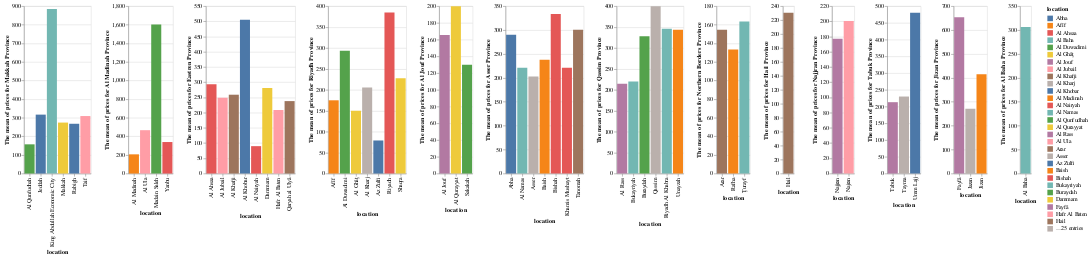

Notebook cell for this chart:
### Markdown cell above
####  Here we can see the sum of prices for each cities in the province 
- In Makkah province Jeddah was the higher city that people come to and spend there money
- In Al Madinah province Al Madinah city was the higher city that people come to and spend there money
- In Eastren province Dammam and Al Khobar was the higher city that people come to and spend there money
- In Riyadh province Riyadh was the higher city that people come to and spend there money
- In Al Jouf province Sakakah and Al Jouf was the higher city that people come to and spend there money
- In Asser province Abha was the higher city that people come to and spend there money
- In Qassim province Buraydah was the higher city that people come to and spend there money
- In Broders province Turayf was the higher city that people come to and spend there money
- In Hail province Hail was the higher city that people come to and spend there money
- In Najjran province Najjran was the higher city that people come to and spend there money
- In Tabuk province Umm Lajj and Tabuk was the higher city that people come to and spend there money
- In Jizan province Jazan was the higher city that people come to and spend there money
- In Al Baha province Al Baha was the higher city that people come to and spend there money

### Code cell
rem1 = alt.Chart(df[ df["Region"]=="Makkah_Province"  ]).mark_bar().encode(
   x = alt.X("location"), 
   y = alt.Y("mean(price)", title=" The mean of prices for Makkah Province  "),
    color='location',
    tooltip = 'location'
   
) 

rem2 = alt.Chart(df[ df["Region"]=="Al Madinah_Province"  ]).mark_bar().encode(
   x = alt.X("location"), 
   y = alt.Y("mean(price)", title=" The mean of prices for Al Madinah Province  "),
    color='location',
    tooltip = 'location'
   
) 
rem3 = alt.Chart(df[ df["Region"]=="Eastren_Province"  ]).mark_bar().encode(
   x = alt.X("location"), 
   y = alt.Y("mean(price)", title=" The mean of prices for Eastren Province  "),
    color='location',
    tooltip = 'location'
   
)
rem4 = alt.Chart(df[ df["Region"]=="Riyadh_Province"  ]).mark_bar().encode(
   x = alt.X("location"), 
   y = alt.Y("mean(price)", title=" The mean of prices for Riyadh Province  "),
    color='location',
    tooltip = 'location'
   
)
rem5 = alt.Chart(df[ df["Region"]=="Al Jouf_Province"  ]).mark_bar().encode(
   x = alt.X("location"), 
   y = alt.Y("mean(price)", title=" The mean of prices for Al Jouf Province  "),
    color='location',
    tooltip = 'location'
   
)
rem6 = alt.Chart(df[ df["Region"]=="Asser_Province"  ]).mark_bar().encode(
   x = alt.X("location"), 
   y = alt.Y("mean(price)", title=" The mean of prices for Asser Province  "),
    color='location',
    tooltip = 'location'
   
)
rem7 = alt.Chart(df[ df["Region"]=="Qassim_Province"  ]).mark_bar().encode(
   x = alt.X("location"), 
   y = alt.Y("mean(price)", title=" The mean of prices for Qassim Province  "),
    color='location',
    tooltip = 'location'
   
)
rem8 = alt.Chart(df[ df["Region"]=="Northern Borders_Province"  ]).mark_bar().encode(
   x = alt.X("location"), 
   y = alt.Y("mean(price)", title=" The mean of prices for Northern Borders Province  "),
    color='location',
    tooltip = 'location'
   
)
rem9 = alt.Chart(df[ df["Region"]=="Hail_Province"  ]).mark_bar().encode(
   x = alt.X("location"), 
   y = alt.Y("mean(price)", title=" The mean of prices for Hail Province  "),
    color='location',
    tooltip = 'location'
   
)
rem10 = alt.Chart(df[ df["Region"]=="Najjran_Province"  ]).mark_bar().encode(
   x = alt.X("location"), 
   y = alt.Y("mean(price)", title=" The mean of prices for Najjran Province  "),
    color='location',
    tooltip = 'location'
   
)
rem11 = alt.Chart(df[ df["Region"]=="Tabuk_Province"  ]).mark_bar().encode(
   x = alt.X("location"), 
   y = alt.Y("mean(price)", title=" The mean of prices for Tabuk Province  "),
    color='location',
    tooltip = 'location'
   
)
rem12 = alt.Chart(df[ df["Region"]=="Jizan_Province"  ]).mark_bar().encode(
   x = alt.X("location"), 
   y = alt.Y("mean(price)", title=" The mean of prices for Jizan Province  "),
    color='location',
    tooltip = 'location'
   
)
rem13 = alt.Chart(df[ df["Region"]=="Al Baha_Province"  ]).mark_bar().encode(
   x = alt.X("location"), 
   y = alt.Y("mean(price)", title=" The mean of prices for Al Baha Province  "),
    color='location',
    tooltip = 'location'
   
)

rem1|rem2|rem3|rem4|rem5|rem6|rem7|rem8|rem9|rem10|rem11|rem12|rem13
